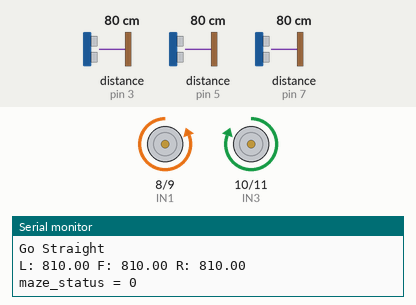
Bench run of a sketch on a simulated Arduino Uno, built with avr-gcc and run on an emulated ATmega328P. Shown: motor-driver pin pairs drawn as motors (green arrow = first pin HIGH = forward, orange = second pin HIGH = backward, longer = more drive, scaled by the enable pin), the last lines printed to the serial monitor. The inputs (shaded band) are chosen by the test bench; at power-on: distance to the obstacle (sensors on pin 3, pin 5, pin 7) 80 cm. The echo pulse lasts 58.3 µs per cm.

Above: at 1.2 s.
1.3 s: distance to the obstacle (sensor on pin 3) set to 35 cm
4.3 s: distance to the obstacle (sensor on pin 3) set to 120 cm
7.3 s: distance to the obstacle (sensor on pin 5) set to 18 cm
10.3 s: distance to the obstacle (sensor on pin 3) set to 23 cm
11.8 s: distance to the obstacle (sensor on pin 3) set to 18 cm
At 12.06 s:
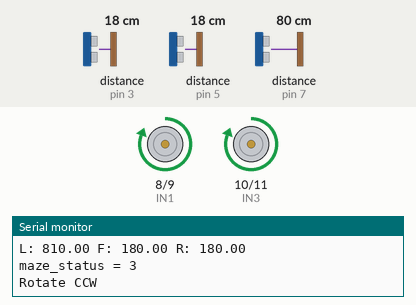
At 12.84 s:
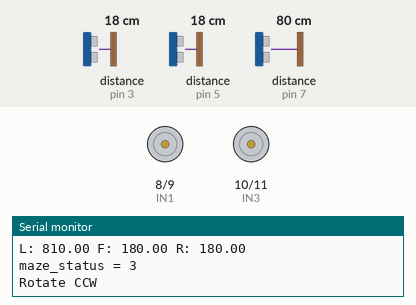
14.8 s: distance to the obstacle (sensor on pin 7) set to 37 cm
17.8 s: distance to the obstacle (sensor on pin 7) set to 31 cm
At 18.5 s:
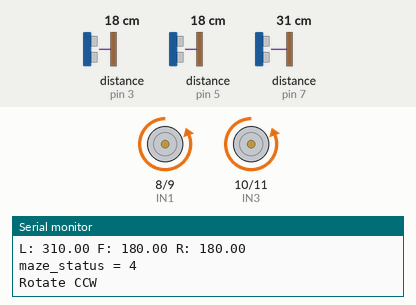
Timing chart, 0 to 21.8 s (numbered marks = the images above; inputs shaded):
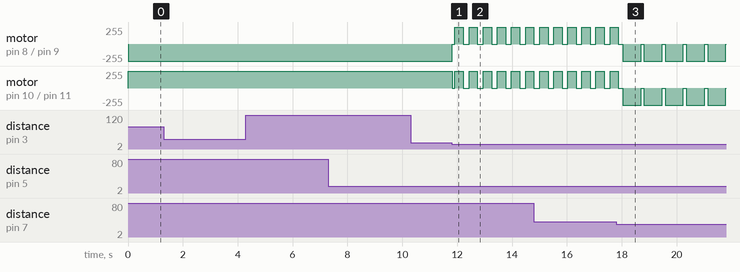

Measured:
- the behaviour switches between 21 and 20 cm on distance to the obstacle (sensor on pin 3) (found by bisection; images 0 and 1)
- the behaviour switches between 36 and 35 cm on distance to the obstacle (sensor on pin 7) (found by bisection; images 2 and 3)
- after the input at 11.8 s, motor on pin 8 (IN1) / pin 9 (IN2): backward 255/255 → stopped at once, then repeats every 0.52 s: forward 255/255 0.31 s, stopped 0.21 s; motor on pin 10 (IN3) / pin 11 (IN4): forward 255/255 → stopped at once, then repeats every 0.52 s: forward 255/255 0.31 s, stopped 0.21 s
- after the input at 17.8 s, motor on pin 8 (IN1) / pin 9 (IN2), motor on pin 10 (IN3) / pin 11 (IN4): alternates backward 255/255 for 0.67 s and stopped for 0.11 s, starting after 0.24 s

The sketch:

20240517_RealMaze.ino
```cpp
/////////////////////sonar///////////////////////

#include <NewPing.h>

#define SONAR_NUM 3      // 소나 센서 개수
#define MAX_DISTANCE 150 // Maximum distance (in cm) to ping.
#define WALL_GAP_DISTANCE      350//mm 단위
#define WALL_GAP_DISTANCE_HALF 200 //mm 단위
#define MOTOR_PWM_OFFSET 10   //모터간 속도 차이 10


#define Front 0
#define Left  1
#define Right 2

#define TRIG1 2 // 초음파 센서 1번 Trig 핀 번호
#define ECHO1 3 // 초음파 센서 1번 Echo 핀 번호

#define TRIG2 6 // 초음파 센서 2번 Trig 핀 번호
#define ECHO2 7 // 초음파 센서 2번 Echo 핀 번호

#define TRIG3 4 // 초음파 센서 3번 Trig 핀 번호
#define ECHO3 5 // 초음파 센서 3번 Echo 핀 번호

NewPing sonar[SONAR_NUM] = {   // Sensor object array.
NewPing(TRIG1, ECHO1, MAX_DISTANCE), // Each sensor's trigger pin, echo pin, and max distance to ping.
NewPing(TRIG2, ECHO2, MAX_DISTANCE),
NewPing(TRIG3, ECHO3, MAX_DISTANCE)
};


/////////////////////L298//////////////////////////
#define ENA 12
#define IN1 8
#define IN2 9
#define IN3 10
#define IN4 11
#define ENB 13

 float front_sonar = 0.0;
 float left_sonar  = 0.0;
 float right_sonar = 0.0;

/////////////////////Maze_Status//////////////////////////
int maze_status = 0;    //maze 기본상태 0


void setup()
{

  pinMode(TRIG1, OUTPUT);
  pinMode(ECHO1, INPUT);

  pinMode(TRIG2, OUTPUT);
  pinMode(ECHO2, INPUT);

  pinMode(TRIG3, OUTPUT);
  pinMode(ECHO3, INPUT);

  pinMode(ENA, OUTPUT);
  pinMode(IN1, OUTPUT);
  pinMode(IN2, OUTPUT);

  pinMode(IN3, OUTPUT);
  pinMode(IN4, OUTPUT);
  pinMode(ENB, OUTPUT);
   Serial.begin(115200); // 통신속도를 115200으로 정의함

}

void motor_A_control(int direction_a, int motor_speed_a) //모터 A의 방향(direction)과 속도(speed) 제어
{
  if(direction_a == HIGH)
  {
     digitalWrite(IN1, LOW); //모터의 방향 제어
     digitalWrite(IN2, HIGH);
     analogWrite(ENA,motor_speed_a); //모터의 속도 제어

  }
  else
  {
    digitalWrite(IN1, HIGH);
    digitalWrite(IN2, LOW);
    analogWrite(ENA,motor_speed_a);

  }
}
void motor_B_control(int direction_b, int motor_speed_b) //모터 A의 방향(direction)과 속도(speed) 제어
{
  if(direction_b == HIGH)
  {
     digitalWrite(IN3, HIGH); //모터의 방향 제어
     digitalWrite(IN4, LOW);
     analogWrite(ENB,motor_speed_b); //모터의 속도 제어

  }
  else
  {
    digitalWrite(IN3, LOW);
    digitalWrite(IN4, HIGH);
    analogWrite(ENB,motor_speed_b);

  }
}


void check_maze_status(void)
{
  if((left_sonar>=0) && (left_sonar<=WALL_GAP_DISTANCE) && (right_sonar>=0) && (right_sonar<=WALL_GAP_DISTANCE) && (front_sonar>=0) && (front_sonar<=WALL_GAP_DISTANCE_HALF)) // 3면이 다 막힌 경우
  {
    maze_status = 4;
    Serial.println("maze_status = 4");
  }
  else if( (left_sonar>=0) && (left_sonar<=WALL_GAP_DISTANCE) && (right_sonar>=0) && (right_sonar<=WALL_GAP_DISTANCE) && (front_sonar>=WALL_GAP_DISTANCE_HALF)  )     // 좌우 면이 막힌 경우
  {
    maze_status = 1;
    Serial.println("maze_status = 1");
  }
  else if((left_sonar>=0) && (left_sonar<=WALL_GAP_DISTANCE) && (front_sonar>=0) && (front_sonar<=WALL_GAP_DISTANCE_HALF))    //왼쪽과 앞면이 막힌 경우
  {
    maze_status = 2;
    Serial.println("maze_status = 2");
  }
  else if((right_sonar>=0) && (right_sonar<=WALL_GAP_DISTANCE) && (front_sonar>=0) && (front_sonar<=WALL_GAP_DISTANCE_HALF))    // 오른쪽과 앞면이 막힌 경우
  {
    maze_status = 3;
    Serial.println("maze_status = 3");
  }
  else      // 지금까지의 경우들을 제외한 나머지의 경우
  {
    maze_status = 0;
    Serial.println("maze_status = 0");
  }
}
//먼저 left_sonar = 0; right_sonar = 0; 으로 해서 오른쪽 방향 찾기
void wall_collision_avoid(int base_spped)
{
  float error = 0.0;
  float Kp = 1.2; //나중에 조정해야 할 값(얼마나 돌지)
  int pwm_control = 0;
  int right_pwm = 0;
  int left_pwm  = 0;
  error = (right_sonar - left_sonar);   //오른쪽 소나 측정값과 왼쪽소나 측정값을 뺀 값을 error 변수에 지정해준다.
  error = Kp * error;     // error 값에 kp를 곱하여 오차값을 소폭 증가시켜준다.(회전값 증가)

  //모터 최고속도가 255이므로 255를 초과하지 않기위해 error값 조정
  if(error >= 50) error = 50;     //error값이 50이상이라면 50으로 조정
  if(error <= -50) error = -50;     //error값이 -50이하라면 -50으로 조정


  right_pwm = base_spped - error;     // right_pwm 변수에 기본 전진속도 오른쪽모터에서 error 를 빼준다.
  left_pwm  = base_spped + error;     // left_pwm 변수에 기본 전진 왼쪽 모터속도에서 error를 더해준다.

  if(right_pwm <= 0) right_pwm = 0;   //right_pwm 값이 0이하가 되어버렸다면 0으로 맞춘다.
  if(left_pwm  <= 0) left_pwm  = 0;   //left_pwm 값이 0이하가 되어버렸다면 0으로 맞춘다.ㅏ

  if(right_pwm >= 247) right_pwm = 247;   //right_pwm 값이 직진 최고속도값인 247이상이 되어버렸다면 최댓값으로 맞춘다.
  if(left_pwm  >= 250) left_pwm  = 250;   //left_pwm 값이 직진 최고속도값인 250이상이 되어버렸다면 최댓값으로 맞춘다.

  motor_A_control(HIGH,left_pwm); //오른쪽 전진
  motor_B_control(HIGH,right_pwm); // 왼쪽 전진

}
void loop()
{
  //Serial.print("Duration: ");
  //Serial.println(duration);

  front_sonar = sonar[Front].ping_cm()*10; // 전방 센서 측정
  left_sonar  = sonar[Left].ping_cm() *10; // 좌축 센서 측정
  right_sonar = sonar[Right].ping_cm()*10; // 우측 센서 측정
  if(front_sonar == 0.0) front_sonar = MAX_DISTANCE*10; // 0.0 출력이 최대값이므로
  if(left_sonar  == 0.0)  left_sonar = MAX_DISTANCE*10;
  if(right_sonar == 0.0) right_sonar = MAX_DISTANCE*10;

  Serial.print("L: "); Serial.print(left_sonar); Serial.print(" ");
  Serial.print("F: "); Serial.print(front_sonar); Serial.print(" ");
  Serial.print("R: "); Serial.println(right_sonar);

  check_maze_status();

  if(maze_status == 4)
  {
  //정지 한다
  Serial.println("Rotate CCW");
  motor_A_control(HIGH,0);
  motor_B_control(LOW,0);
  delay(50);

  //180도 회전을 한다
  motor_A_control(HIGH,220); //왼쪽 전진
  motor_B_control(LOW,230); //오른쪽은 후진
  delay(665);

  //정지 한다
  Serial.println("Rotate CCW");
  motor_A_control(HIGH,0);
  motor_B_control(LOW,0);
  delay(50);

  //앞으로 간다
  Serial.println("Go Straight");
  motor_A_control(HIGH,100);
  motor_B_control(HIGH,110);

  }

  if(maze_status == 1)
  {
  //앞으로 간다
  Serial.println("run straight");
  wall_collision_avoid(215);
  }

  else if(maze_status == 3)
  {
  //정지 한다
  Serial.println("Rotate CCW");
  motor_A_control(HIGH,0);
  motor_B_control(LOW,0);
  delay(100);

  //왼쪽으로 90도 회전 한다
  motor_A_control(LOW,220);
  motor_B_control(HIGH,230);
  delay(305);
  //정지 한다
  motor_A_control(HIGH,0);
  motor_B_control(LOW,0);
  delay(100);
  }

  else if(maze_status == 2)
  {
  //정지 한다
  Serial.println("Rotate CCW");
  motor_A_control(HIGH,0);
  motor_B_control(LOW,0);
  delay(100);

  //오른쪽으로 90도 회전 한다
  motor_A_control(HIGH,220);
  motor_B_control(LOW,230);
  delay(315);
  //정지 한다
  motor_A_control(HIGH,0);
  motor_B_control(LOW,0);
  delay(100);
  }

  else
  {
   //앞으로 간다
  Serial.println("Go Straight");
  motor_A_control(HIGH,240);
  motor_B_control(HIGH,250);
  }

 }
```
